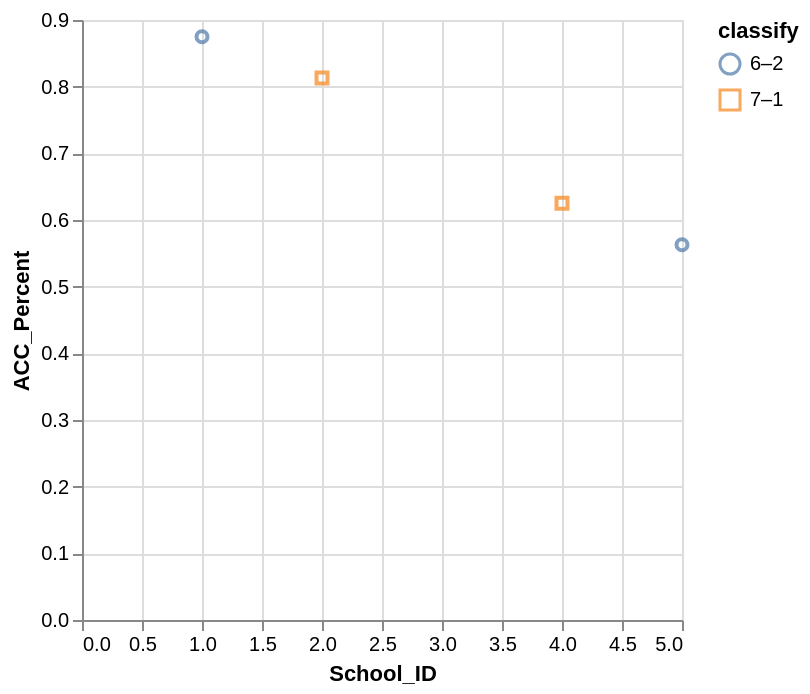

Express this chart as Vega-Lite.
### Vega-Lite specification from a JSON file in a GitHub repository (floating-point values rounded to 4 significant figures)
{"data": {"values": [{"x_data": 1, "y_data": 0.875, "classify": "6–2"}, {"x_data": 5, "y_data": 0.563, "classify": "6–2"}, {"x_data": 4, "y_data": 0.625, "classify": "7–1"}, {"x_data": 2, "y_data": 0.813, "classify": "7–1"}]}, "mark": "point", "encoding": {"x": {"field": "x_data", "type": "quantitative", "title": "School_ID", "scale": {"zero": "false"}}, "y": {"field": "y_data", "type": "quantitative", "title": "ACC_Percent", "scale": {"zero": "false"}}, "color": {"field": "classify", "type": "nominal"}, "shape": {"field": "classify", "type": "nominal"}}}
